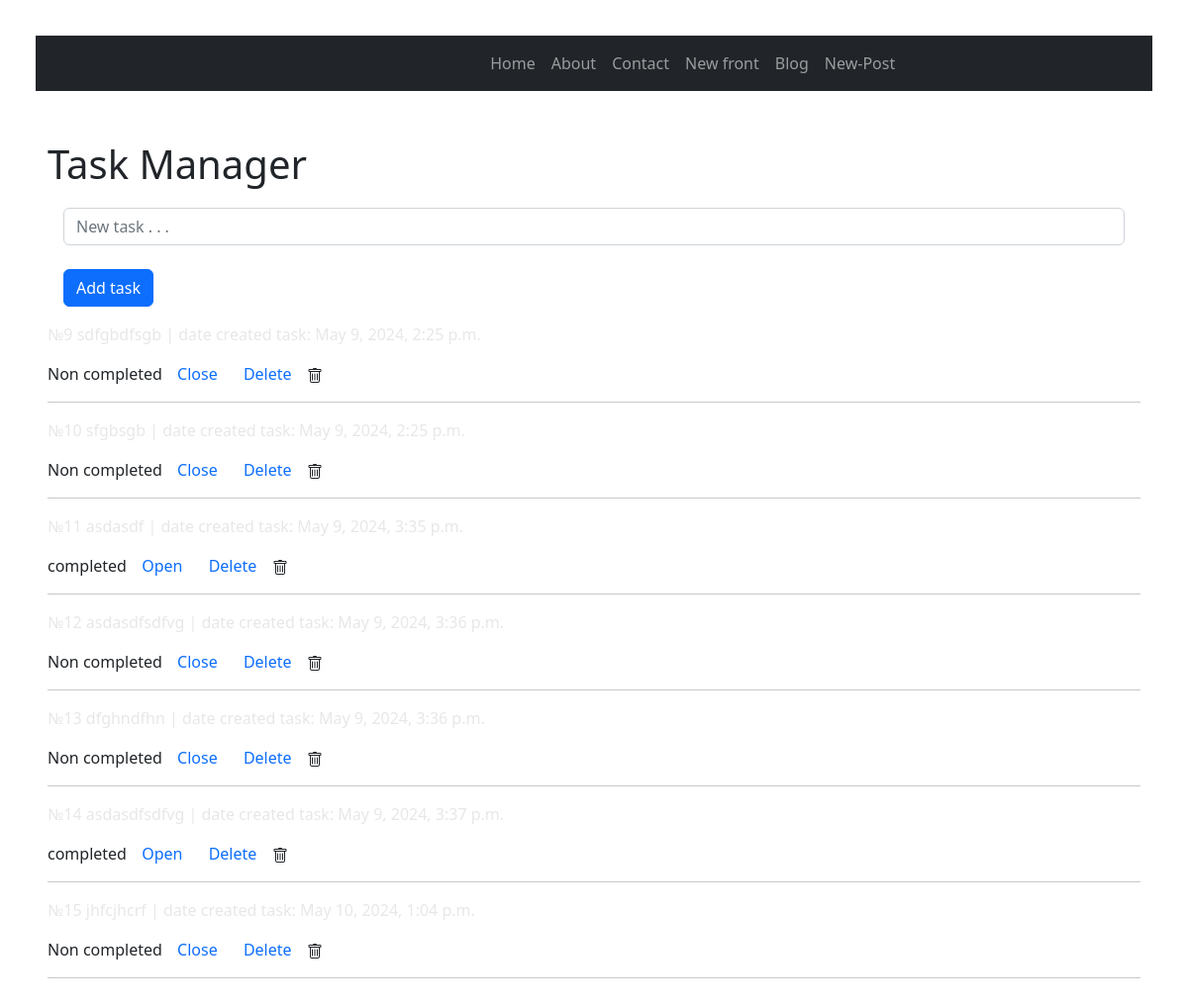
The app's page /, older data.
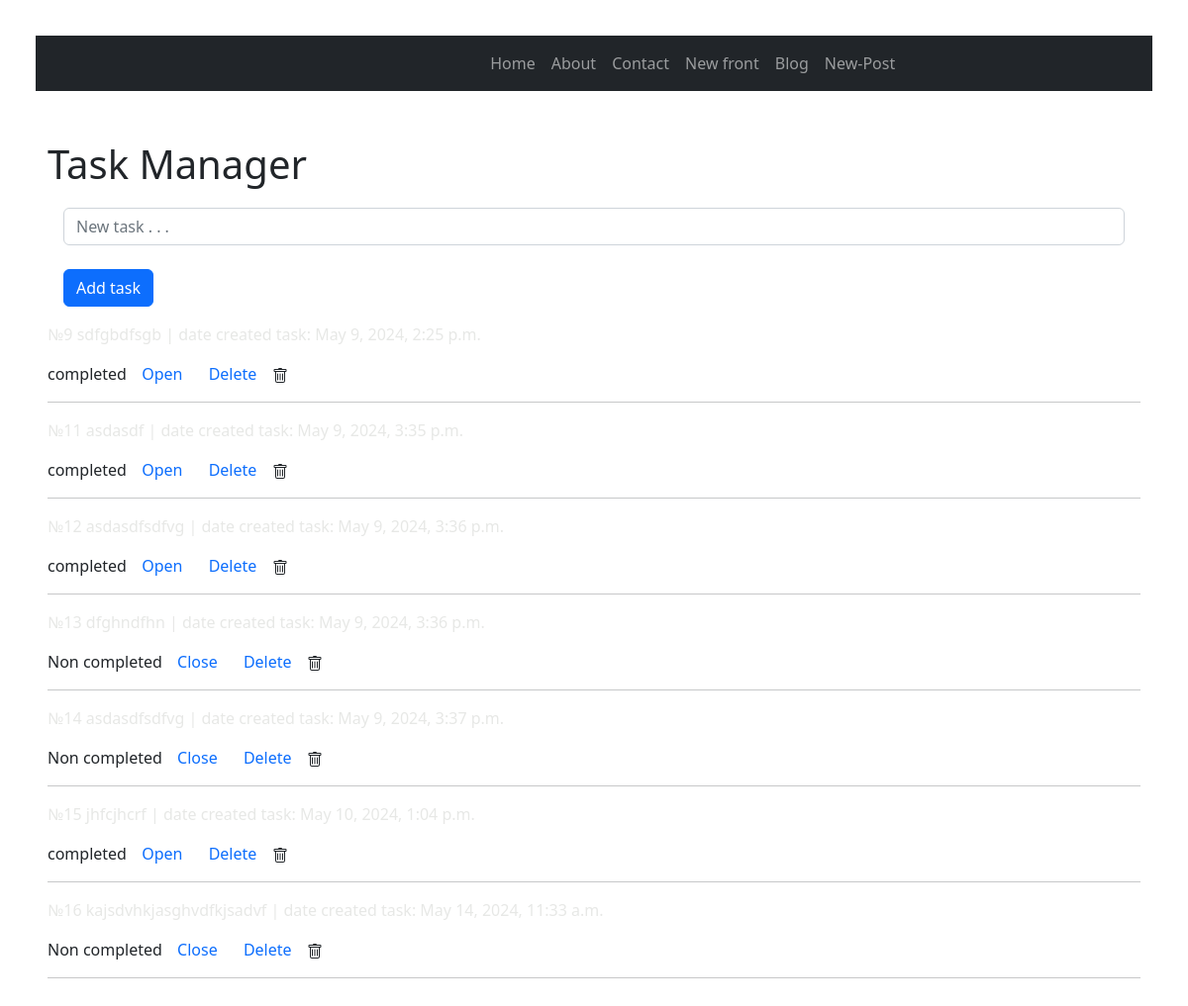
The same page, newer data.
### main/models.py (models this page shows, shortened)
class ToDo(models.Model):
    title = models.CharField('Name to do', max_length=500)
    is_complete = models.BooleanField('Complete', default=False)
    date_created = models.DateTimeField(default=timezone.now)

### main/views.py (the view)
# urls.py: path('', views.index),
def index(request: HttpRequest) -> HttpResponse:
    todos = ToDoRepository().get_all()
    context: TodoView = {'todo_list': todos, 'title': 'Главная страница'}
    return render(request, 'main/index.html', context=context)

### main/repositories.py (called while the page is built)
    def get_all(self) -> QuerySet:
        return ToDo.objects.all()

### templates/main/index.html (shortened to what this page needs)
{% extends "base.html" %}
{% load static %}
{% block content %}
<div>
<div style="margin-top: 50px;" class="ui container ">
    <h1 class="ui center aligned header">Task Manager</h1>
    <form style="margin-top: 20px;" class="form-inline" action="{% url 'add' %}" method="post">
        <div class="form-group mx-sm-3 mb-2">
            <input class="form-control" type="text" name="title" placeholder="New task . . ."><br>
            <button class="btn btn-primary mb-2" type="submit">Add task</button>
        </div>
    </form>
{% for todo in todo_list %}
<div class="ui segment">
    <p class="ui big header">№{{ todo.id }} {{ todo.title }} | date created task: {{ todo.date_created }}</p>
    {% if todo.is_complete == False %}
        <span class="ui gray label">Non completed</span>
        <a class="ui primary basic button" href="{% url 'update' todo_id=todo.id %}">Close</a>
    {% else %}
        <span class="ui green label">completed</span>
        <a class="ui blue button" href="{% url 'update' todo_id=todo.id %}">Open</a>
    {% endif %}
    <a class="ui negative basic button" href="{% url 'delete' todo_id=todo.id %}">Delete</a>
    <hr/>
</div>
{% endfor %}
</div>
</div>
{% endblock content %}

### templates/base.html (shortened to what this page needs)
{% load static %}
<!DOCTYPE html>
<html lang="ru">
<head>
    <link rel="stylesheet" href="https://cdn.jsdelivr.net/npm/bootstrap@5.2.3/dist/css/bootstrap.min.css">
    <link rel="stylesheet" href="{% static "main/css/styles.css" %}">
    <link rel="stylesheet" href="https://use.fontawesome.com/releases/v5.8.2/css/all.css">
</head>
<body>
    <nav class="navbar navbar-expand-lg navbar-dark bg-dark centrelis">
      <div class="collapse navbar-collapse" id="navbarNavAltMarkup">
        <div class="navbar-nav">
          <a class="nav-item nav-link" href="/index">Home</a>
          <a class="nav-item nav-link" href="/about">About</a>
          <a class="nav-item nav-link" href="/contact">Contact</a>
          <a class="nav-item nav-link" href="/frnt">New front</a>
          <a class="nav-item nav-link" href="/post">Blog</a>
          <a class="nav-item nav-link" href="/post/create_post">New-Post</a>
        </div>
      </div>
    </nav>
    {% block content %}{% endblock %}
</body>
</html>

### static/main/css/styles.css (style rules this page uses)
body { float: center; width-min: 40%; padding: 3%; height: 60%; }
p, strong { color:#e7e8e6; }
a, u { padding: 1%; text-decoration: none; }
.centrelis { padding-left: 40%; }

Row changes from the older to the newer data that the page shows:
removed ToDo: id "10", title "sfgbsgb", date_created "May 9, 2024, 2:25 p.m.", is_complete "Non completed"
changed ToDo "sdfgbdfsgb": is_complete "Non completed Close" → "completed Open"
changed ToDo id 12: is_complete "Non completed Close" → "completed Open"
changed ToDo "May 9, 2024, 3:37 p.m.": is_complete "completed Open" → "Non completed Close"
changed ToDo "jhfcjhcrf": is_complete "Non completed Close" → "completed Open"
added ToDo: id "16", title "kajsdvhkjasghvdfkjsadvf", date_created "May 14, 2024, 11:33 a.m.", is_complete "Non completed"
